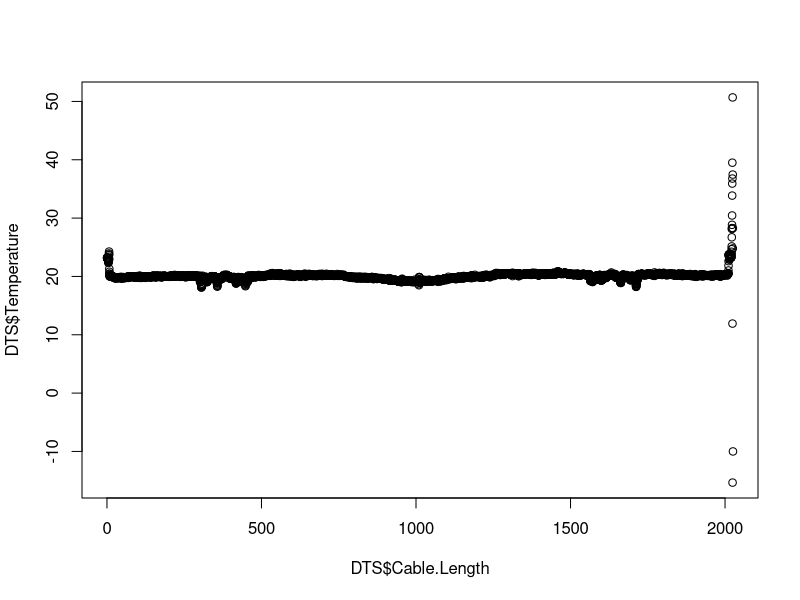

Here is the R script that generated this plot: (Note: this script raises an error after producing the figure.)
## ---- chunk 1

DTS <- read.csv('DTS Data.csv', header = T)
plot(DTS$Cable.Length, DTS$Temperature)
ggplot(DTS, aes (x= Cable.Length, y= Temperature)) + geom_point(aes(fill = "Temperature"))
library(ggplot2)
